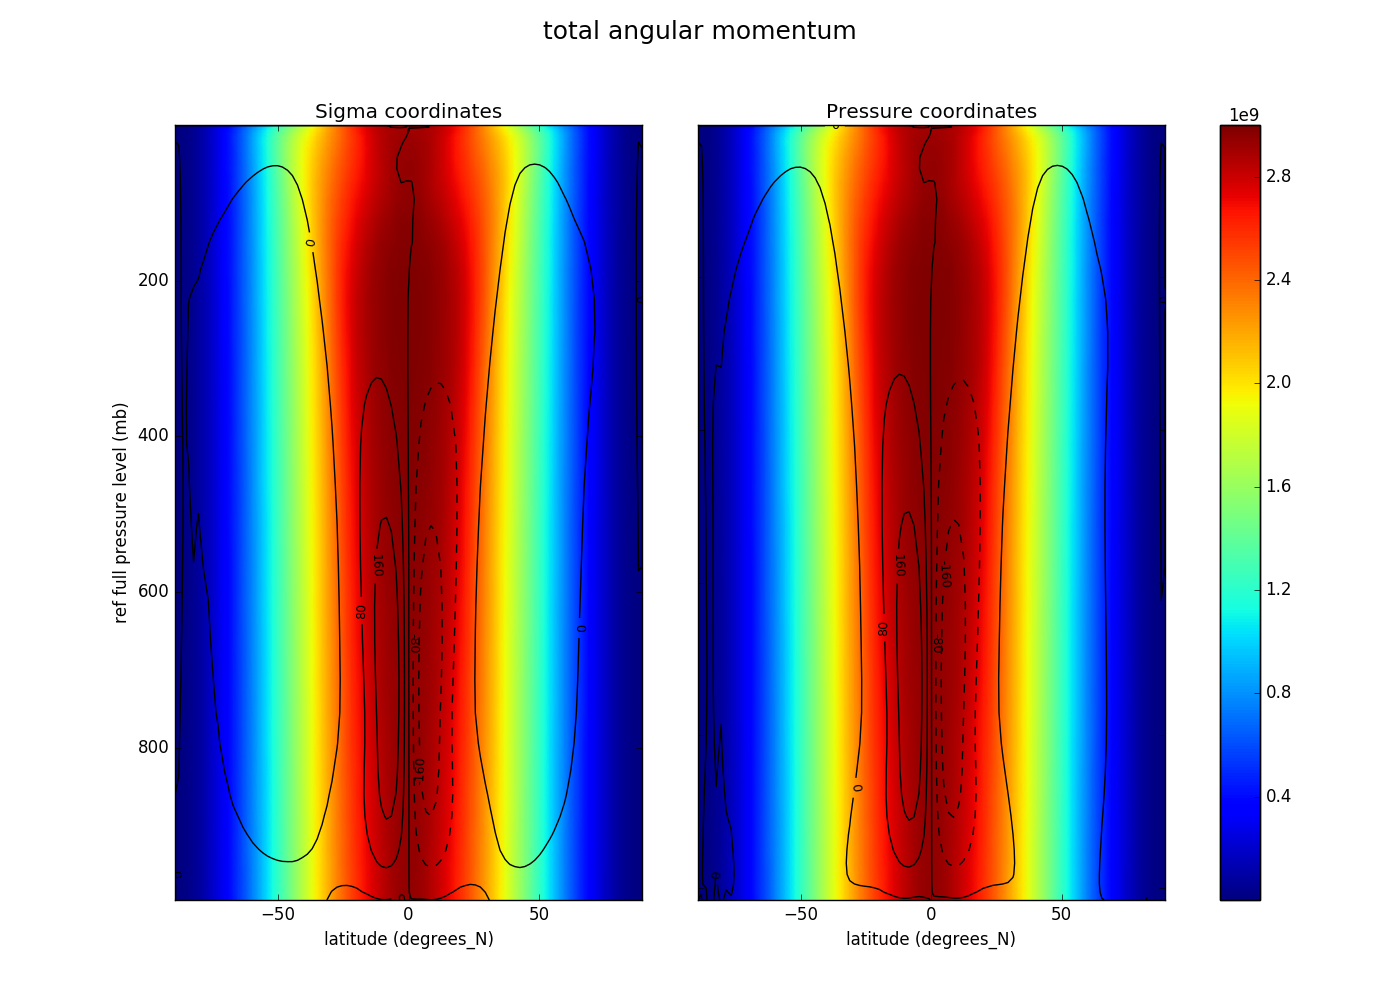

Reproduce this figure in Python.
import gcmdiag as gcm
from gcmdiag import GCMDIAG_OUT
import os
import matplotlib.pyplot as pl
import numpy as np

# Do all three original runs
for run in ['1bar', 'p5bar', 'p25bar']:

  # Load
  print("Running %s..." % run)
  file = os.path.join(GCMDIAG_OUT, 'N2-%s/day1000h00/day1000h00.atmos_daily.nc' % run)

  # Rectify and compare
  x = []
  y = []
  z = []
  c = []
  for rectify in [False, True]:
  
    data = gcm.NetCDF(file, rectify = rectify)
    x.append(data.lat)
    y.append(data.pfull)
    z.append(data.totalangmom)
    c.append(data.streamfunc)
    del data
  
  titles = ['Sigma coordinates', 'Pressure coordinates']
  fig, ax = gcm.Compare(x, y, z, titles = titles, c = c, invert_y = True)
  fig.savefig('images/compare_sigma_pressure_%s.png' % run)